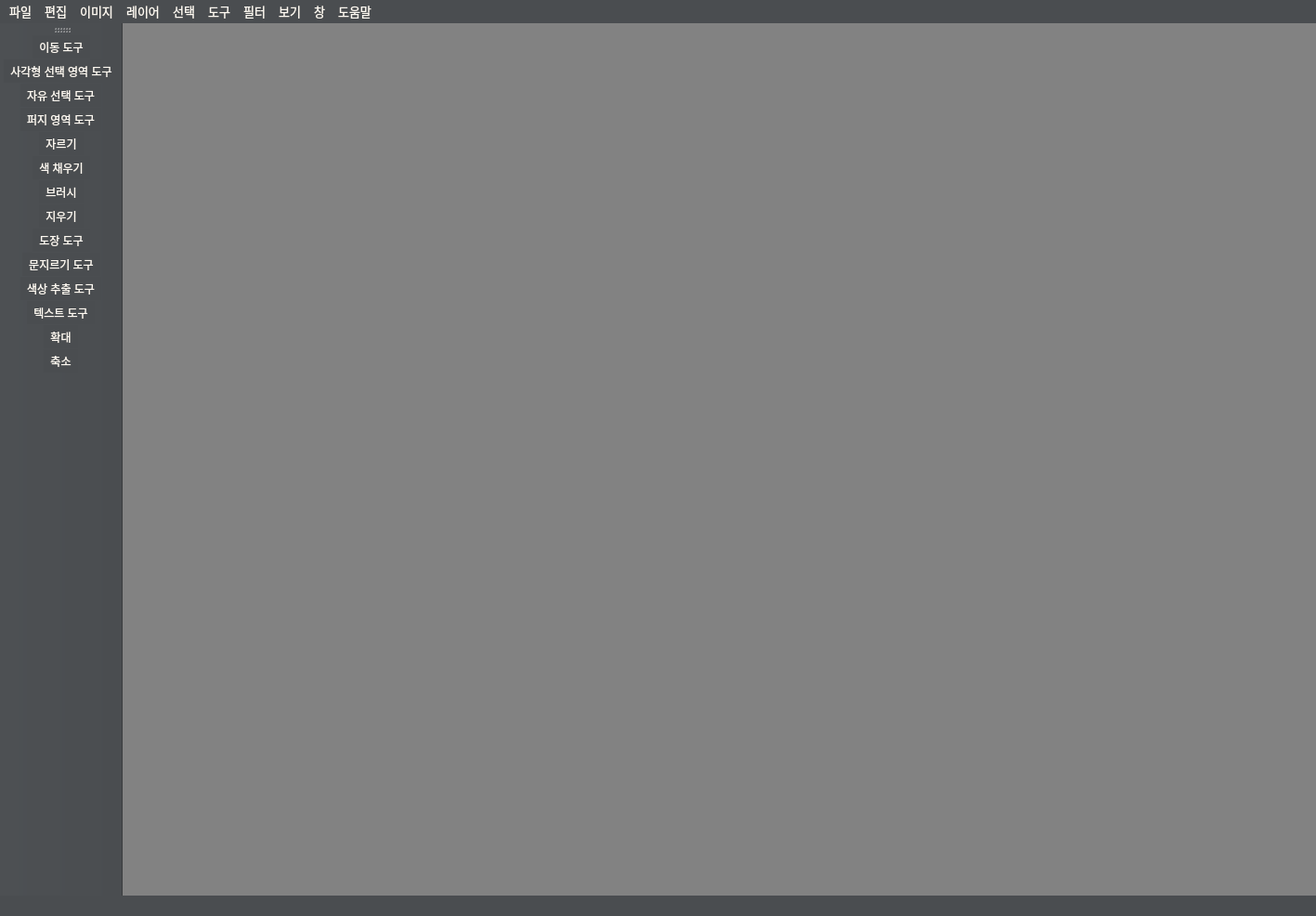
<?xml version="1.0" encoding="UTF-8"?>
<ui version="4.0">
 <class>MainWindow</class>
 <widget class="QMainWindow" name="MainWindow">
  <property name="geometry">
   <rect>
    <x>0</x>
    <y>0</y>
    <width>1417</width>
    <height>986</height>
   </rect>
  </property>
  <property name="mouseTracking">
   <bool>false</bool>
  </property>
  <property name="windowTitle">
   <string>Photo Editor</string>
  </property>
  <property name="styleSheet">
   <string notr="true">background-color: rgb(130, 130, 130);</string>
  </property>
  <widget class="QWidget" name="centralwidget"/>
  <widget class="QMenuBar" name="menubar">
   <property name="geometry">
    <rect>
     <x>0</x>
     <y>0</y>
     <width>1417</width>
     <height>34</height>
    </rect>
   </property>
   <property name="font">
    <font>
     <pointsize>10</pointsize>
    </font>
   </property>
   <property name="tabletTracking">
    <bool>true</bool>
   </property>
   <property name="styleSheet">
    <string notr="true">background-color: rgb(74, 77, 80);
color: rgb(255, 250, 242);</string>
   </property>
   <widget class="QMenu" name="menu">
    <property name="title">
     <string>파일</string>
    </property>
    <addaction name="action"/>
    <addaction name="action_2"/>
    <addaction name="action_3"/>
    <addaction name="separator"/>
    <addaction name="action_5"/>
    <addaction name="action_6"/>
    <addaction name="separator"/>
    <addaction name="action_8"/>
    <addaction name="action_9"/>
    <addaction name="separator"/>
    <addaction name="action_72"/>
    <addaction name="separator"/>
    <addaction name="action_29"/>
   </widget>
   <widget class="QMenu" name="menu_2">
    <property name="title">
     <string>편집</string>
    </property>
    <addaction name="action_11"/>
    <addaction name="action_12"/>
    <addaction name="separator"/>
    <addaction name="action_16"/>
    <addaction name="action_14"/>
    <addaction name="action_15"/>
    <addaction name="separator"/>
    <addaction name="action_18"/>
   </widget>
   <widget class="QMenu" name="menu_4">
    <property name="title">
     <string>이미지</string>
    </property>
    <widget class="QMenu" name="menu_3">
     <property name="title">
      <string>색상 조정</string>
     </property>
     <addaction name="action_22"/>
     <addaction name="action_23"/>
     <addaction name="action_24"/>
     <addaction name="action_25"/>
     <addaction name="action_26"/>
     <addaction name="separator"/>
     <addaction name="action_28"/>
    </widget>
    <widget class="QMenu" name="menu_13">
     <property name="title">
      <string>모드</string>
     </property>
     <addaction name="actionRGB"/>
     <addaction name="action_53"/>
     <addaction name="action_54"/>
    </widget>
    <addaction name="menu_13"/>
    <addaction name="separator"/>
    <addaction name="menu_3"/>
    <addaction name="separator"/>
    <addaction name="action_30"/>
   </widget>
   <widget class="QMenu" name="menu_5">
    <property name="title">
     <string>레이어</string>
    </property>
    <widget class="QMenu" name="menu_14">
     <property name="title">
      <string>변형</string>
     </property>
     <addaction name="action_60"/>
     <addaction name="action_61"/>
     <addaction name="action90"/>
    </widget>
    <addaction name="action_55"/>
    <addaction name="action_56"/>
    <addaction name="action_57"/>
    <addaction name="separator"/>
    <addaction name="menu_14"/>
    <addaction name="separator"/>
    <addaction name="action_63"/>
    <addaction name="action_64"/>
   </widget>
   <widget class="QMenu" name="menu_7">
    <property name="title">
     <string>선택</string>
    </property>
    <addaction name="action_69"/>
    <addaction name="action_70"/>
   </widget>
   <widget class="QMenu" name="menu_8">
    <property name="title">
     <string>필터</string>
    </property>
    <widget class="QMenu" name="menu_15">
     <property name="title">
      <string>흐림 처리</string>
     </property>
     <addaction name="action_66"/>
     <addaction name="action_71"/>
    </widget>
    <addaction name="menu_15"/>
   </widget>
   <widget class="QMenu" name="menu_9">
    <property name="title">
     <string>보기</string>
    </property>
    <addaction name="action_32"/>
    <addaction name="action_33"/>
    <addaction name="separator"/>
    <addaction name="action_67"/>
    <addaction name="action_68"/>
   </widget>
   <widget class="QMenu" name="menu_10">
    <property name="title">
     <string>창</string>
    </property>
    <addaction name="action_49"/>
    <addaction name="separator"/>
    <addaction name="action_51"/>
    <addaction name="action_52"/>
   </widget>
   <widget class="QMenu" name="menu_11">
    <property name="title">
     <string>도움말</string>
    </property>
    <addaction name="action_48"/>
   </widget>
   <widget class="QMenu" name="menu_12">
    <property name="title">
     <string>도구</string>
    </property>
    <addaction name="action_40"/>
    <addaction name="separator"/>
    <addaction name="action_38"/>
    <addaction name="action_39"/>
    <addaction name="action_46"/>
    <addaction name="separator"/>
    <addaction name="action_35"/>
    <addaction name="actionwldnrl"/>
    <addaction name="action_34"/>
    <addaction name="separator"/>
    <addaction name="action_43"/>
    <addaction name="action_44"/>
    <addaction name="action_45"/>
   </widget>
   <addaction name="menu"/>
   <addaction name="menu_2"/>
   <addaction name="menu_4"/>
   <addaction name="menu_5"/>
   <addaction name="menu_7"/>
   <addaction name="menu_12"/>
   <addaction name="menu_8"/>
   <addaction name="menu_9"/>
   <addaction name="menu_10"/>
   <addaction name="menu_11"/>
  </widget>
  <widget class="QStatusBar" name="statusbar">
   <property name="styleSheet">
    <string notr="true">background-color: rgb(74, 77, 80);
color: rgb(255, 250, 242);</string>
   </property>
  </widget>
  <widget class="QToolBar" name="toolBar">
   <property name="windowTitle">
    <string>toolBar</string>
   </property>
   <property name="styleSheet">
    <string notr="true">background-color: rgb(74, 77, 80);
color: rgb(255, 250, 242);</string>
   </property>
   <attribute name="toolBarArea">
    <enum>LeftToolBarArea</enum>
   </attribute>
   <attribute name="toolBarBreak">
    <bool>false</bool>
   </attribute>
   <addaction name="action_40"/>
   <addaction name="action_38"/>
   <addaction name="action_39"/>
   <addaction name="action_46"/>
   <addaction name="action_30"/>
   <addaction name="action_34"/>
   <addaction name="action_35"/>
   <addaction name="actionwldnrl"/>
   <addaction name="action_43"/>
   <addaction name="action_44"/>
   <addaction name="action_45"/>
   <addaction name="action_36"/>
   <addaction name="action_32"/>
   <addaction name="action_33"/>
  </widget>
  <action name="action">
   <property name="text">
    <string>불러오기</string>
   </property>
  </action>
  <action name="action_2">
   <property name="text">
    <string>최근 파일</string>
   </property>
  </action>
  <action name="action_3">
   <property name="text">
    <string>새로 만들기</string>
   </property>
  </action>
  <action name="action_5">
   <property name="text">
    <string>저장</string>
   </property>
  </action>
  <action name="action_6">
   <property name="text">
    <string>다른 이름으로 저장</string>
   </property>
  </action>
  <action name="action_8">
   <property name="text">
    <string>들여오기</string>
   </property>
  </action>
  <action name="action_9">
   <property name="text">
    <string>내보내기</string>
   </property>
  </action>
  <action name="action_11">
   <property name="icon">
    <iconset resource="img/images.qrc">
     <normaloff>:/icon/undo.png</normaloff>:/icon/undo.png</iconset>
   </property>
   <property name="text">
    <string>실행 취소</string>
   </property>
  </action>
  <action name="action_12">
   <property name="icon">
    <iconset resource="img/images.qrc">
     <normaloff>:/icon/redo.png</normaloff>:/icon/redo.png</iconset>
   </property>
   <property name="text">
    <string>다시 실행</string>
   </property>
  </action>
  <action name="action_14">
   <property name="icon">
    <iconset resource="img/images.qrc">
     <normaloff>:/icon/scissor.png</normaloff>:/icon/scissor.png</iconset>
   </property>
   <property name="text">
    <string>잘라내기</string>
   </property>
  </action>
  <action name="action_15">
   <property name="icon">
    <iconset resource="img/images.qrc">
     <normaloff>:/icon/paste.png</normaloff>:/icon/paste.png</iconset>
   </property>
   <property name="text">
    <string>붙여넣기</string>
   </property>
  </action>
  <action name="action_16">
   <property name="icon">
    <iconset resource="img/images.qrc">
     <normaloff>:/icon/copy.png</normaloff>:/icon/copy.png</iconset>
   </property>
   <property name="text">
    <string>복사</string>
   </property>
  </action>
  <action name="actionwldnrl">
   <property name="icon">
    <iconset>
     <normaloff>img/eraser.png</normaloff>img/eraser.png</iconset>
   </property>
   <property name="text">
    <string>지우기</string>
   </property>
  </action>
  <action name="action_18">
   <property name="icon">
    <iconset resource="img/images.qrc">
     <normaloff>:/icon/search.png</normaloff>:/icon/search.png</iconset>
   </property>
   <property name="text">
    <string>텍스트 찾기</string>
   </property>
  </action>
  <action name="action_22">
   <property name="text">
    <string>명도/대비</string>
   </property>
  </action>
  <action name="action_23">
   <property name="text">
    <string>레벨</string>
   </property>
  </action>
  <action name="action_24">
   <property name="text">
    <string>곡선</string>
   </property>
  </action>
  <action name="action_25">
   <property name="text">
    <string>노출</string>
   </property>
  </action>
  <action name="action_26">
   <property name="text">
    <string>활기</string>
   </property>
  </action>
  <action name="action_28">
   <property name="text">
    <string>균일화</string>
   </property>
  </action>
  <action name="action_29">
   <property name="text">
    <string>종료</string>
   </property>
  </action>
  <action name="action_30">
   <property name="icon">
    <iconset resource="img/images.qrc">
     <normaloff>:/icon/crop.png</normaloff>:/icon/crop.png</iconset>
   </property>
   <property name="text">
    <string>자르기</string>
   </property>
  </action>
  <action name="action_32">
   <property name="icon">
    <iconset resource="img/images.qrc">
     <normaloff>:/icon/enlarge.png</normaloff>:/icon/enlarge.png</iconset>
   </property>
   <property name="text">
    <string>확대</string>
   </property>
  </action>
  <action name="action_33">
   <property name="icon">
    <iconset resource="img/images.qrc">
     <normaloff>:/icon/reduction.png</normaloff>:/icon/reduction.png</iconset>
   </property>
   <property name="text">
    <string>축소</string>
   </property>
  </action>
  <action name="action_34">
   <property name="icon">
    <iconset resource="img/images.qrc">
     <normaloff>:/icon/paint bucket.png</normaloff>:/icon/paint bucket.png</iconset>
   </property>
   <property name="text">
    <string>색 채우기</string>
   </property>
  </action>
  <action name="action_35">
   <property name="icon">
    <iconset resource="img/images.qrc">
     <normaloff>:/icon/brush.png</normaloff>:/icon/brush.png</iconset>
   </property>
   <property name="text">
    <string>브러시</string>
   </property>
  </action>
  <action name="action_36">
   <property name="icon">
    <iconset resource="img/images.qrc">
     <normaloff>:/icon/text.png</normaloff>:/icon/text.png</iconset>
   </property>
   <property name="text">
    <string>텍스트 도구</string>
   </property>
  </action>
  <action name="action_38">
   <property name="icon">
    <iconset resource="img/images.qrc">
     <normaloff>:/icon/rectangular marquee.png</normaloff>:/icon/rectangular marquee.png</iconset>
   </property>
   <property name="text">
    <string>사각형 선택 영역 도구</string>
   </property>
  </action>
  <action name="action_39">
   <property name="icon">
    <iconset resource="img/images.qrc">
     <normaloff>:/icon/lasso.png</normaloff>:/icon/lasso.png</iconset>
   </property>
   <property name="text">
    <string>자유 선택 도구</string>
   </property>
  </action>
  <action name="action_40">
   <property name="icon">
    <iconset resource="img/images.qrc">
     <normaloff>:/icon/move tool.png</normaloff>:/icon/move tool.png</iconset>
   </property>
   <property name="text">
    <string>이동 도구</string>
   </property>
  </action>
  <action name="action_43">
   <property name="icon">
    <iconset resource="img/images.qrc">
     <normaloff>:/icon/stamp.png</normaloff>:/icon/stamp.png</iconset>
   </property>
   <property name="text">
    <string>도장 도구</string>
   </property>
  </action>
  <action name="action_44">
   <property name="icon">
    <iconset resource="img/images.qrc">
     <normaloff>:/icon/rub.png</normaloff>:/icon/rub.png</iconset>
   </property>
   <property name="text">
    <string>문지르기 도구</string>
   </property>
  </action>
  <action name="action_45">
   <property name="icon">
    <iconset resource="img/images.qrc">
     <normaloff>:/icon/spoid.png</normaloff>:/icon/spoid.png</iconset>
   </property>
   <property name="text">
    <string>색상 추출 도구</string>
   </property>
  </action>
  <action name="action_46">
   <property name="icon">
    <iconset resource="img/images.qrc">
     <normaloff>:/icon/purge.png</normaloff>:/icon/purge.png</iconset>
   </property>
   <property name="text">
    <string>퍼지 영역 도구</string>
   </property>
  </action>
  <action name="action_48">
   <property name="text">
    <string>도움말</string>
   </property>
  </action>
  <action name="action_49">
   <property name="text">
    <string>최근 닫은 탭</string>
   </property>
  </action>
  <action name="action_51">
   <property name="text">
    <string>탭 숨기기</string>
   </property>
  </action>
  <action name="action_52">
   <property name="text">
    <string>탭 보이기</string>
   </property>
  </action>
  <action name="actionRGB">
   <property name="text">
    <string>RGB</string>
   </property>
  </action>
  <action name="action_53">
   <property name="text">
    <string>그레이스케일</string>
   </property>
  </action>
  <action name="action_54">
   <property name="text">
    <string>인덱스</string>
   </property>
  </action>
  <action name="action_55">
   <property name="text">
    <string>새 레이어</string>
   </property>
  </action>
  <action name="action_56">
   <property name="text">
    <string>레이어 복제</string>
   </property>
  </action>
  <action name="action_57">
   <property name="text">
    <string>레이어 삭제</string>
   </property>
  </action>
  <action name="action_60">
   <property name="text">
    <string>좌우 뒤집기</string>
   </property>
  </action>
  <action name="action90">
   <property name="text">
    <string>90º 뒤집기</string>
   </property>
  </action>
  <action name="action_61">
   <property name="text">
    <string>상하 뒤집기</string>
   </property>
  </action>
  <action name="action_63">
   <property name="text">
    <string>레이어 앞으로 보내기</string>
   </property>
  </action>
  <action name="action_64">
   <property name="text">
    <string>레이어 뒤로 보내기</string>
   </property>
  </action>
  <action name="action_66">
   <property name="text">
    <string>가우시안 필터</string>
   </property>
  </action>
  <action name="action_67">
   <property name="text">
    <string>창 크기를 이미지에 맞춤</string>
   </property>
  </action>
  <action name="action_68">
   <property name="text">
    <string>전체화면</string>
   </property>
  </action>
  <action name="action_69">
   <property name="text">
    <string>모두 선택</string>
   </property>
  </action>
  <action name="action_70">
   <property name="text">
    <string>반전</string>
   </property>
  </action>
  <action name="action_71">
   <property name="text">
    <string>중간값 필터</string>
   </property>
  </action>
  <action name="action_72">
   <property name="text">
    <string>설정</string>
   </property>
  </action>
 </widget>
 <resources>
  <include location="img/images.qrc"/>
 </resources>
 <connections/>
</ui>
